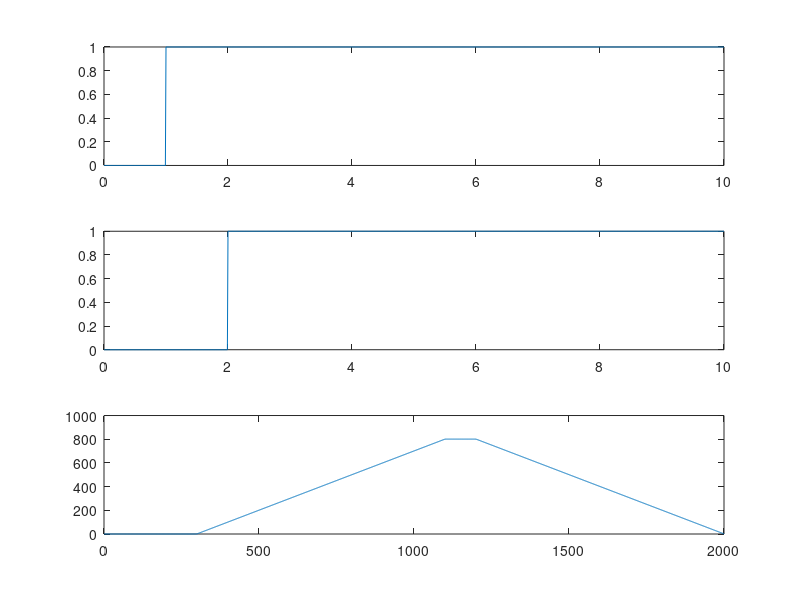

MATLAB code for this plot:
n=0:0.01:10;
l=length(n)
x1=1.*(n>=1&n<=10);
l1=length(x1)
x2=1.*(n>=2&n<=10);
l2=length(x2)
x3=conv(x1,x2)
l3=length(x3)
n1=0:l3-1;
subplot(3,1,1)
plot(n,x1)
subplot(3,1,2)
plot(n,x2)
subplot(3,1,3)
plot(n1,x3)